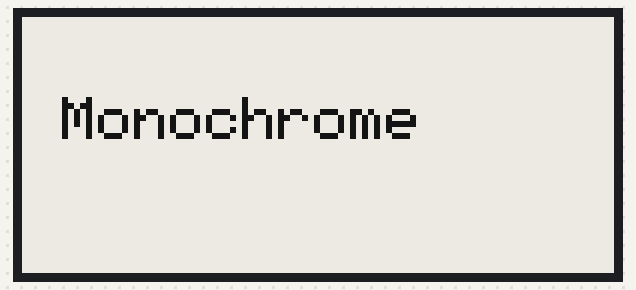
A sketch run on a simulated Arduino Uno, built for the host (arithmetic inside an expression is 32-bit, double 64-bit). Shown: 296×128 one-colour display. What the sketch prints to the serial monitor is not drawn.

Above: at 2.1 s.
At 5.1 s:
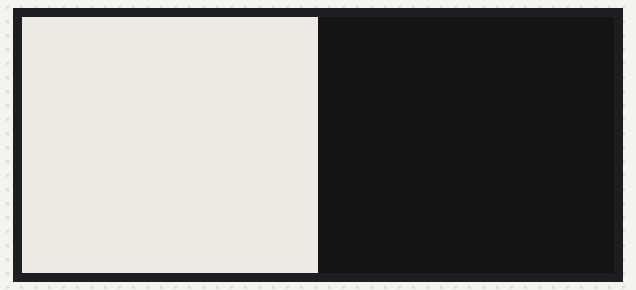
At 9.1 s:
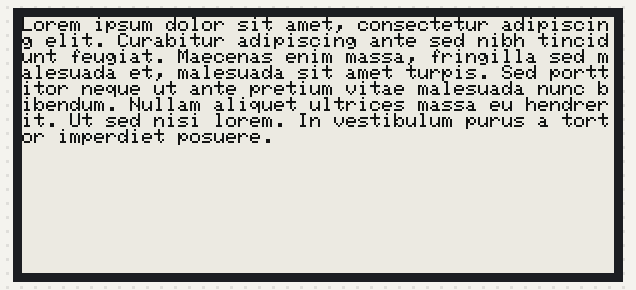
At 17.2 s:
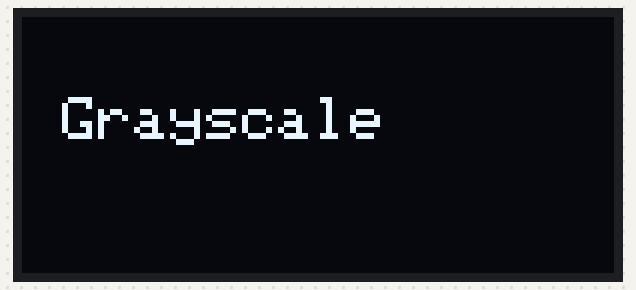
At 28.2 s:
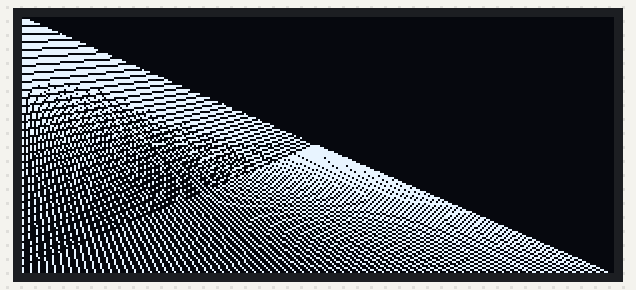

The sketch:

test_eink.ino
```cpp
#include "Adafruit_ThinkInk.h"

#ifdef ARDUINO_ADAFRUIT_FEATHER_RP2040_THINKINK // detects if compiling for
                                                // Feather RP2040 ThinkInk
#define EPD_DC PIN_EPD_DC       // ThinkInk 24-pin connector DC
#define EPD_CS PIN_EPD_CS       // ThinkInk 24-pin connector CS
#define EPD_BUSY PIN_EPD_BUSY   // ThinkInk 24-pin connector Busy
#define SRAM_CS -1              // use onboard RAM
#define EPD_RESET PIN_EPD_RESET // ThinkInk 24-pin connector Reset
#define EPD_SPI &SPI1           // secondary SPI for ThinkInk
#else
#define EPD_DC 10
#define EPD_CS 9
#define EPD_BUSY -1
#define SRAM_CS 6
#define EPD_RESET -1
#define EPD_SPI &SPI // primary SPI
#endif

ThinkInk_290_Grayscale4_T5 display(EPD_DC, EPD_RESET, EPD_CS, SRAM_CS, EPD_BUSY, EPD_SPI);

#define COLOR1 EPD_BLACK
#define COLOR2 EPD_LIGHT
#define COLOR3 EPD_DARK

void setup() {
  Serial.begin(115200);
  while (!Serial) {
    delay(10);
  }
  Serial.println("Adafruit EPD full update test in mono & grayscale");
}

bool gray = false;
void loop() {

  // alternate modes!
  if (gray) {
    display.begin(THINKINK_GRAYSCALE4);
    Serial.println("Grayscale!");
  } else {
    display.begin(THINKINK_MONO);
    Serial.println("Monochrome!");
  }

  display.clearBuffer();
  display.setTextSize(3);
  display.setTextColor(EPD_BLACK);
  display.setCursor(20, 40);
  if (gray) {
    display.print("Grayscale");
  } else {
    display.print("Monochrome");
  }

  gray = !gray;

  display.display();
  delay(1000);

  display.clearBuffer();
  display.fillRect(display.width() / 4, 0, display.width() / 4,
                   display.height(), EPD_LIGHT);
  display.fillRect((display.width() * 2) / 4, 0, display.width() / 4,
                   display.height(), EPD_DARK);
  display.fillRect((display.width() * 3) / 4, 0, display.width() / 4,
                   display.height(), EPD_BLACK);
  display.display();
  delay(2000);

  Serial.println("Text demo");
  // large block of text
  display.clearBuffer();
  display.setTextSize(1);
  testdrawtext(
      "Lorem ipsum dolor sit amet, consectetur adipiscing elit. Curabitur "
      "adipiscing ante sed nibh tincidunt feugiat. Maecenas enim massa, "
      "fringilla sed malesuada et, malesuada sit amet turpis. Sed porttitor "
      "neque ut ante pretium vitae malesuada nunc bibendum. Nullam aliquet "
      "ultrices massa eu hendrerit. Ut sed nisi lorem. In vestibulum purus a "
      "tortor imperdiet posuere. ",
      COLOR1);
  display.display();
  delay(2000);

  display.clearBuffer();
  for (int16_t i = 0; i < display.width(); i += 4) {
    display.drawLine(0, 0, i, display.height() - 1, COLOR1);
  }

  for (int16_t i = 0; i < display.height(); i += 4) {
    display.drawLine(display.width() - 1, 0, 0, i,
                     COLOR2); // on grayscale this will be mid-gray
  }
  display.display();
  delay(2000);
}

void testdrawtext(const char *text, uint16_t color) {
  display.setCursor(0, 0);
  display.setTextColor(color);
  display.setTextWrap(true);
  display.print(text);
}
```

Measured:
- what the display in image 1 shows lasts 4.0 s, from 5.1 s to 9.1 s
- what the display in image 3 shows lasts 3.0 s, from 17.1 s to 20.1 s
- what the display in image 4 shows lasts 4.1 s, from 28.1 s to 32.2 s
